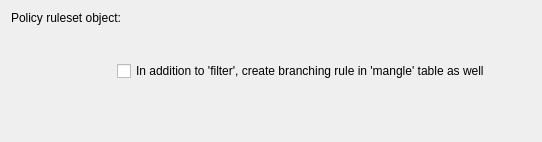
          <widget class="QWidget" name="BranchChainPage" >
           <layout class="QGridLayout" >
            <item row="0" column="0" colspan="2" >
             <widget class="QLabel" name="textLabel1_3" >
              <property name="text" >
               <string>Policy ruleset object:</string>
              </property>
              <property name="wordWrap" >
               <bool>false</bool>
              </property>
             </widget>
            </item>
            <item row="1" column="0" >
             <widget class="FWObjectDropArea" native="1" name="iptBranchDropArea" >
              <property name="sizePolicy" >
               <sizepolicy vsizetype="Fixed" hsizetype="Fixed" >
                <horstretch>0</horstretch>
                <verstretch>0</verstretch>
               </sizepolicy>
              </property>
              <property name="minimumSize" >
               <size>
                <width>100</width>
                <height>80</height>
               </size>
              </property>
              <property name="font" >
               <font>
                <pointsize>9</pointsize>
               </font>
              </property>
             </widget>
            </item>
            <item row="1" column="1" >
             <widget class="QCheckBox" name="ipt_branch_in_mangle" >
              <property name="text" >
               <string>In addition to 'filter', create branching rule in 'mangle' table as well</string>
              </property>
             </widget>
            </item>
            <item row="1" column="2" >
             <spacer>
              <property name="orientation" >
               <enum>Qt::Horizontal</enum>
              </property>
              <property name="sizeHint" stdset="0" >
               <size>
                <width>41</width>
                <height>21</height>
               </size>
              </property>
             </spacer>
            </item>
            <item row="2" column="1" >
             <spacer>
              <property name="orientation" >
               <enum>Qt::Vertical</enum>
              </property>
              <property name="sizeType" >
               <enum>QSizePolicy::MinimumExpanding</enum>
              </property>
              <property name="sizeHint" stdset="0" >
               <size>
                <width>30</width>
                <height>20</height>
               </size>
              </property>
             </spacer>
            </item>
           </layout>
          </widget>
